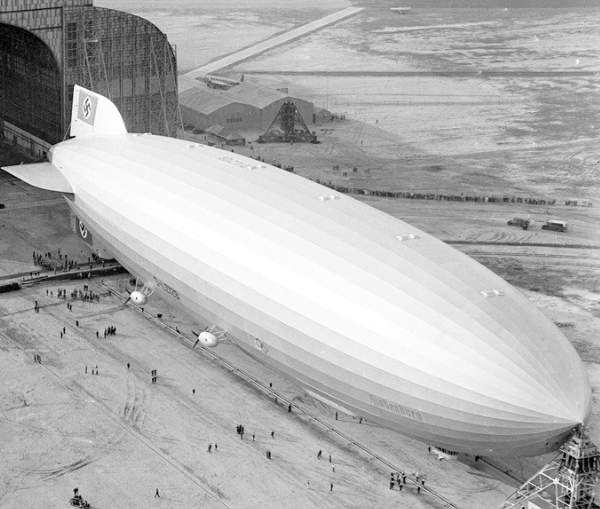
#> input picture balloon.bmp, 600 x 509 px
$ python RegionGrow.py
#> lines starting #> are read from the running program, lines starting #| are printed output that depends on the picture; after the words box and inside, x2 and y2 are one past the last pixel; in counts of white or black regions, pixels touching at a corner belong together
import numpy as np
import cv2
class Point(object):
    def __init__(self, x, y):
        self.x = x
        self.y = y
    def getX(self):
        return self.x
    def getY(self):
        return self.y
def getGrayDiff(img, currentPoint, tmpPoint):
    return abs(int(img[currentPoint.x, currentPoint.y]) - int(img[tmpPoint.x, tmpPoint.y]))
def selectConnects(p):
    if p != 0:
        connects = [Point(-1, -1), Point(0, -1), Point(1, -1), Point(1, 0), Point(1, 1), Point(0, 1), Point(-1, 1),
                    Point(-1, 0)]
    else:
        connects = [Point(0, -1), Point(1, 0), Point(0, 1), Point(-1, 0)]
    return connects
def regionGrow(img, seeds, thresh, p=1):
#> called with thresh = 5, p = 1
    height, weight = img.shape
#> height = 509; weight = 600
    seedMark = np.zeros(img.shape)
    seedList = []
    for seed in seeds:
        seedList.append(seed)
    label = 1
    connects = selectConnects(p)
    while (len(seedList) > 0):
        currentPoint = seedList.pop(0)

        seedMark[currentPoint.x, currentPoint.y] = label
        for i in range(8):
            tmpX = currentPoint.x + connects[i].x
            tmpY = currentPoint.y + connects[i].y
            if tmpX < 0 or tmpY < 0 or tmpX >= height or tmpY >= weight:
                continue
            grayDiff = getGrayDiff(img, currentPoint, Point(tmpX, tmpY))
            if grayDiff < thresh and seedMark[tmpX, tmpY] == 0:
                seedMark[tmpX, tmpY] = label
                seedList.append(Point(tmpX, tmpY))
#> this loop made 75816 passes
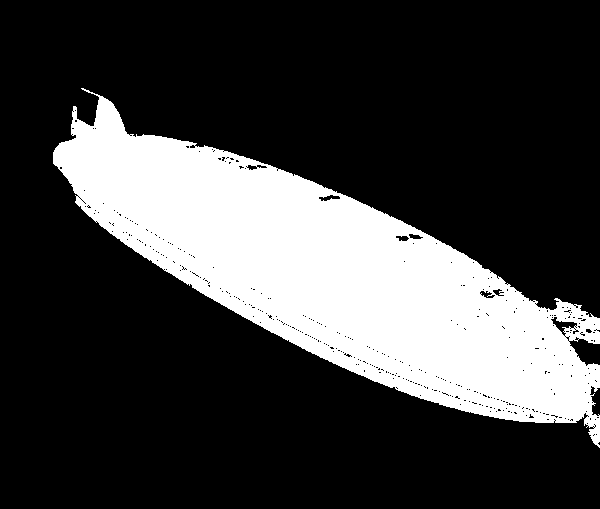
#> seedMark: shape (509, 600) float64; values 0 (black) and 1 (white), 24.8% white; 1 white region, box (x1, y1, x2, y2) and area: (53, 88, 600, 448) 75816
#> after the loop, seedList = []
    return seedMark
img = cv2.imread('balloon.bmp', 0)
seeds = [Point(298, 241)]
binaryImg = regionGrow(img, seeds, 5)
cv2.imshow('image', binaryImg)
cv2.waitKey(0)
